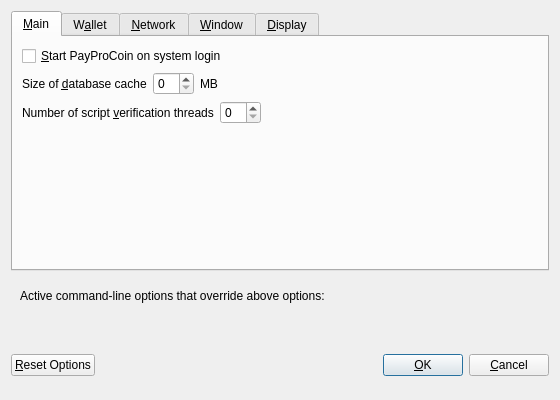
<?xml version="1.0" encoding="UTF-8"?>
<ui version="4.0">
 <class>OptionsDialog</class>
 <widget class="QDialog" name="OptionsDialog">
  <property name="geometry">
   <rect>
    <x>0</x>
    <y>0</y>
    <width>560</width>
    <height>400</height>
   </rect>
  </property>
  <property name="windowTitle">
   <string>Options</string>
  </property>
  <property name="modal">
   <bool>true</bool>
  </property>
  <layout class="QVBoxLayout" name="verticalLayout">
   <item>
    <widget class="QTabWidget" name="tabWidget">
     <property name="currentIndex">
      <number>0</number>
     </property>
     <widget class="QWidget" name="tabMain">
      <attribute name="title">
       <string>&amp;Main</string>
      </attribute>
      <layout class="QVBoxLayout" name="verticalLayout_Main">
       <item>
        <widget class="QCheckBox" name="payprocoinAtStartup">
         <property name="toolTip">
          <string>Automatically start PayProCoin after logging in to the system.</string>
         </property>
         <property name="text">
          <string>&amp;Start PayProCoin on system login</string>
         </property>
        </widget>
       </item>
       <item>
        <layout class="QHBoxLayout" name="horizontalLayout_2_Main">
         <item>
          <widget class="QLabel" name="databaseCacheLabel">
           <property name="text">
            <string>Size of &amp;database cache</string>
           </property>
           <property name="textFormat">
            <enum>Qt::PlainText</enum>
           </property>
           <property name="buddy">
            <cstring>databaseCache</cstring>
           </property>
          </widget>
         </item>
         <item>
          <widget class="QSpinBox" name="databaseCache"/>
         </item>
         <item>
          <widget class="QLabel" name="databaseCacheUnitLabel">
           <property name="text">
            <string>MB</string>
           </property>
           <property name="textFormat">
            <enum>Qt::PlainText</enum>
           </property>
          </widget>
         </item>
         <item>
          <spacer name="horizontalSpacer_2_Main">
           <property name="orientation">
            <enum>Qt::Horizontal</enum>
           </property>
           <property name="sizeHint" stdset="0">
            <size>
             <width>40</width>
             <height>20</height>
            </size>
           </property>
          </spacer>
         </item>
        </layout>
       </item>
       <item>
        <layout class="QHBoxLayout" name="horizontalLayout_3_Main">
         <item>
          <widget class="QLabel" name="threadsScriptVerifLabel">
           <property name="text">
            <string>Number of script &amp;verification threads</string>
           </property>
           <property name="textFormat">
            <enum>Qt::PlainText</enum>
           </property>
           <property name="buddy">
            <cstring>threadsScriptVerif</cstring>
           </property>
          </widget>
         </item>
         <item>
          <widget class="QSpinBox" name="threadsScriptVerif">
           <property name="toolTip">
            <string>(0 = auto, &lt;0 = leave that many cores free)</string>
           </property>
          </widget>
         </item>
         <item>
          <spacer name="horizontalSpacer_3_Main">
           <property name="orientation">
            <enum>Qt::Horizontal</enum>
           </property>
           <property name="sizeHint" stdset="0">
            <size>
             <width>40</width>
             <height>20</height>
            </size>
           </property>
          </spacer>
         </item>
        </layout>
       </item>
       <item>
        <spacer name="verticalSpacer_Main">
         <property name="orientation">
          <enum>Qt::Vertical</enum>
         </property>
         <property name="sizeHint" stdset="0">
          <size>
           <width>20</width>
           <height>40</height>
          </size>
         </property>
        </spacer>
       </item>
      </layout>
     </widget>
     <widget class="QWidget" name="tabWallet">
      <attribute name="title">
       <string>W&amp;allet</string>
      </attribute>
      <layout class="QVBoxLayout" name="verticalLayout_Wallet">
       <item>
        <widget class="QLabel" name="transactionFeeInfoLabel">
         <property name="text">
          <string>Optional transaction fee per kB that helps make sure your transactions are processed quickly. Most transactions are 1 kB.</string>
         </property>
         <property name="textFormat">
          <enum>Qt::PlainText</enum>
         </property>
         <property name="wordWrap">
          <bool>true</bool>
         </property>
        </widget>
       </item>
       <item>
        <layout class="QHBoxLayout" name="horizontalLayout_1_Wallet">
         <item>
          <widget class="QLabel" name="transactionFeeLabel">
           <property name="text">
            <string>Pay transaction &amp;fee</string>
           </property>
           <property name="textFormat">
            <enum>Qt::PlainText</enum>
           </property>
           <property name="buddy">
            <cstring>transactionFee</cstring>
           </property>
          </widget>
         </item>
         <item>
          <widget class="PayProCoinAmountField" name="transactionFee"/>
         </item>
         <item>
          <spacer name="horizontalSpacer_1_Wallet">
           <property name="orientation">
            <enum>Qt::Horizontal</enum>
           </property>
           <property name="sizeHint" stdset="0">
            <size>
             <width>40</width>
             <height>20</height>
            </size>
           </property>
          </spacer>
         </item>
        </layout>
       </item>
       <item>
        <spacer name="verticalSpacer_Wallet">
         <property name="orientation">
          <enum>Qt::Vertical</enum>
         </property>
         <property name="sizeHint" stdset="0">
          <size>
           <width>20</width>
           <height>40</height>
          </size>
         </property>
        </spacer>
       </item>
       <item>
        <widget class="QGroupBox" name="groupBox">
         <property name="title">
          <string>Expert</string>
         </property>
         <layout class="QVBoxLayout" name="verticalLayout_2">
          <item>
           <widget class="QCheckBox" name="coinControlFeatures">
            <property name="toolTip">
             <string>Whether to show coin control features or not.</string>
            </property>
            <property name="text">
             <string>Enable coin &amp;control features</string>
            </property>
           </widget>
          </item>
          <item>
           <widget class="QCheckBox" name="spendZeroConfChange">
            <property name="toolTip">
             <string>If you disable the spending of unconfirmed change, the change from a transaction cannot be used until that transaction has at least one confirmation. This also affects how your balance is computed.</string>
            </property>
            <property name="text">
             <string>&amp;Spend unconfirmed change</string>
            </property>
           </widget>
          </item>
         </layout>
        </widget>
       </item>
      </layout>
     </widget>
     <widget class="QWidget" name="tabNetwork">
      <attribute name="title">
       <string>&amp;Network</string>
      </attribute>
      <layout class="QVBoxLayout" name="verticalLayout_Network">
       <item>
        <widget class="QCheckBox" name="mapPortUpnp">
         <property name="toolTip">
          <string>Automatically open the PayProCoin client port on the router. This only works when your router supports UPnP and it is enabled.</string>
         </property>
         <property name="text">
          <string>Map port using &amp;UPnP</string>
         </property>
        </widget>
       </item>
       <item>
        <widget class="QCheckBox" name="connectSocks">
         <property name="toolTip">
          <string>Connect to the PayProCoin network through a SOCKS proxy.</string>
         </property>
         <property name="text">
          <string>&amp;Connect through SOCKS proxy (default proxy):</string>
         </property>
        </widget>
       </item>
       <item>
        <layout class="QHBoxLayout" name="horizontalLayout_1_Network">
         <item>
          <widget class="QLabel" name="proxyIpLabel">
           <property name="text">
            <string>Proxy &amp;IP:</string>
           </property>
           <property name="textFormat">
            <enum>Qt::PlainText</enum>
           </property>
           <property name="buddy">
            <cstring>proxyIp</cstring>
           </property>
          </widget>
         </item>
         <item>
          <widget class="QValidatedLineEdit" name="proxyIp">
           <property name="minimumSize">
            <size>
             <width>140</width>
             <height>0</height>
            </size>
           </property>
           <property name="maximumSize">
            <size>
             <width>140</width>
             <height>16777215</height>
            </size>
           </property>
           <property name="toolTip">
            <string>IP address of the proxy (e.g. IPv4: 127.0.0.1 / IPv6: ::1)</string>
           </property>
          </widget>
         </item>
         <item>
          <widget class="QLabel" name="proxyPortLabel">
           <property name="text">
            <string>&amp;Port:</string>
           </property>
           <property name="textFormat">
            <enum>Qt::PlainText</enum>
           </property>
           <property name="buddy">
            <cstring>proxyPort</cstring>
           </property>
          </widget>
         </item>
         <item>
          <widget class="QLineEdit" name="proxyPort">
           <property name="minimumSize">
            <size>
             <width>55</width>
             <height>0</height>
            </size>
           </property>
           <property name="maximumSize">
            <size>
             <width>55</width>
             <height>16777215</height>
            </size>
           </property>
           <property name="toolTip">
            <string>Port of the proxy (e.g. 9050)</string>
           </property>
          </widget>
         </item>
         <item>
          <widget class="QLabel" name="socksVersionLabel">
           <property name="text">
            <string>SOCKS &amp;Version:</string>
           </property>
           <property name="textFormat">
            <enum>Qt::PlainText</enum>
           </property>
           <property name="buddy">
            <cstring>socksVersion</cstring>
           </property>
          </widget>
         </item>
         <item>
          <widget class="QValueComboBox" name="socksVersion">
           <property name="toolTip">
            <string>SOCKS version of the proxy (e.g. 5)</string>
           </property>
          </widget>
         </item>
         <item>
          <spacer name="horizontalSpacer_1_Network">
           <property name="orientation">
            <enum>Qt::Horizontal</enum>
           </property>
           <property name="sizeHint" stdset="0">
            <size>
             <width>40</width>
             <height>20</height>
            </size>
           </property>
          </spacer>
         </item>
        </layout>
       </item>
       <item>
        <spacer name="verticalSpacer_Network">
         <property name="orientation">
          <enum>Qt::Vertical</enum>
         </property>
         <property name="sizeHint" stdset="0">
          <size>
           <width>20</width>
           <height>40</height>
          </size>
         </property>
        </spacer>
       </item>
      </layout>
     </widget>
     <widget class="QWidget" name="tabWindow">
      <attribute name="title">
       <string>&amp;Window</string>
      </attribute>
      <layout class="QVBoxLayout" name="verticalLayout_Window">
       <item>
        <widget class="QCheckBox" name="minimizeToTray">
         <property name="toolTip">
          <string>Show only a tray icon after minimizing the window.</string>
         </property>
         <property name="text">
          <string>&amp;Minimize to the tray instead of the taskbar</string>
         </property>
        </widget>
       </item>
       <item>
        <widget class="QCheckBox" name="minimizeOnClose">
         <property name="toolTip">
          <string>Minimize instead of exit the application when the window is closed. When this option is enabled, the application will be closed only after selecting Quit in the menu.</string>
         </property>
         <property name="text">
          <string>M&amp;inimize on close</string>
         </property>
        </widget>
       </item>
       <item>
        <spacer name="verticalSpacer_Window">
         <property name="orientation">
          <enum>Qt::Vertical</enum>
         </property>
         <property name="sizeHint" stdset="0">
          <size>
           <width>20</width>
           <height>40</height>
          </size>
         </property>
        </spacer>
       </item>
      </layout>
     </widget>
     <widget class="QWidget" name="tabDisplay">
      <attribute name="title">
       <string>&amp;Display</string>
      </attribute>
      <layout class="QVBoxLayout" name="verticalLayout_Display">
       <item>
        <layout class="QHBoxLayout" name="horizontalLayout_1_Display">
         <item>
          <widget class="QLabel" name="langLabel">
           <property name="text">
            <string>User Interface &amp;language:</string>
           </property>
           <property name="textFormat">
            <enum>Qt::PlainText</enum>
           </property>
           <property name="buddy">
            <cstring>lang</cstring>
           </property>
          </widget>
         </item>
         <item>
          <widget class="QValueComboBox" name="lang">
           <property name="toolTip">
            <string>The user interface language can be set here. This setting will take effect after restarting PayProCoin.</string>
           </property>
          </widget>
         </item>
        </layout>
       </item>
       <item>
        <layout class="QHBoxLayout" name="horizontalLayout_2_Display">
         <item>
          <widget class="QLabel" name="unitLabel">
           <property name="text">
            <string>&amp;Unit to show amounts in:</string>
           </property>
           <property name="textFormat">
            <enum>Qt::PlainText</enum>
           </property>
           <property name="buddy">
            <cstring>unit</cstring>
           </property>
          </widget>
         </item>
         <item>
          <widget class="QValueComboBox" name="unit">
           <property name="toolTip">
            <string>Choose the default subdivision unit to show in the interface and when sending coins.</string>
           </property>
          </widget>
         </item>
        </layout>
       </item>
       <item>
        <widget class="QCheckBox" name="displayAddresses">
         <property name="toolTip">
          <string>Whether to show PayProCoin addresses in the transaction list or not.</string>
         </property>
         <property name="text">
          <string>&amp;Display addresses in transaction list</string>
         </property>
        </widget>
       </item>
       <item>
        <layout class="QHBoxLayout" name="horizontalLayout_3_Display">
         <item>
          <widget class="QLabel" name="thirdPartyTxUrlsLabel">
           <property name="toolTip">
            <string>Third party URLs (e.g. a block explorer) that appear in the transactions tab as context menu items. %s in the URL is replaced by transaction hash. Multiple URLs are separated by vertical bar |.</string>
           </property>
           <property name="text">
            <string>Third party transaction URLs</string>
           </property>
           <property name="buddy">
            <cstring>thirdPartyTxUrls</cstring>
           </property>
          </widget>
         </item>
         <item>
          <widget class="QLineEdit" name="thirdPartyTxUrls">
           <property name="toolTip">
            <string>Third party URLs (e.g. a block explorer) that appear in the transactions tab as context menu items. %s in the URL is replaced by transaction hash. Multiple URLs are separated by vertical bar |.</string>
           </property>
          </widget>
         </item>
        </layout>
       </item>
       <item>
        <spacer name="verticalSpacer_Display">
         <property name="orientation">
          <enum>Qt::Vertical</enum>
         </property>
         <property name="sizeHint" stdset="0">
          <size>
           <width>20</width>
           <height>40</height>
          </size>
         </property>
        </spacer>
       </item>
      </layout>
     </widget>
    </widget>
   </item>
   <item>
    <widget class="QFrame" name="frame">
     <layout class="QVBoxLayout" name="verticalLayout_Bottom">
      <item>
       <layout class="QHBoxLayout" name="horizontalLayout_Bottom">
        <item>
         <widget class="QLabel" name="overriddenByCommandLineInfoLabel">
          <property name="text">
           <string>Active command-line options that override above options:</string>
          </property>
          <property name="textFormat">
           <enum>Qt::PlainText</enum>
          </property>
         </widget>
        </item>
        <item>
         <spacer name="horizontalSpacer_Bottom">
          <property name="orientation">
           <enum>Qt::Horizontal</enum>
          </property>
          <property name="sizeHint" stdset="0">
           <size>
            <width>40</width>
            <height>20</height>
           </size>
          </property>
         </spacer>
        </item>
       </layout>
      </item>
      <item>
       <widget class="QLabel" name="overriddenByCommandLineLabel">
        <property name="text">
         <string/>
        </property>
        <property name="textFormat">
         <enum>Qt::PlainText</enum>
        </property>
        <property name="wordWrap">
         <bool>true</bool>
        </property>
       </widget>
      </item>
     </layout>
    </widget>
   </item>
   <item>
    <layout class="QHBoxLayout" name="horizontalLayout_Buttons">
     <item>
      <widget class="QPushButton" name="resetButton">
       <property name="toolTip">
        <string>Reset all client options to default.</string>
       </property>
       <property name="text">
        <string>&amp;Reset Options</string>
       </property>
       <property name="autoDefault">
        <bool>false</bool>
       </property>
      </widget>
     </item>
     <item>
      <spacer name="horizontalSpacer_1">
       <property name="orientation">
        <enum>Qt::Horizontal</enum>
       </property>
       <property name="sizeHint" stdset="0">
        <size>
         <width>40</width>
         <height>48</height>
        </size>
       </property>
      </spacer>
     </item>
     <item>
      <widget class="QLabel" name="statusLabel">
       <property name="minimumSize">
        <size>
         <width>200</width>
         <height>0</height>
        </size>
       </property>
       <property name="font">
        <font>
         <weight>75</weight>
         <bold>true</bold>
        </font>
       </property>
       <property name="text">
        <string/>
       </property>
       <property name="textFormat">
        <enum>Qt::PlainText</enum>
       </property>
       <property name="wordWrap">
        <bool>true</bool>
       </property>
      </widget>
     </item>
     <item>
      <spacer name="horizontalSpacer_2">
       <property name="orientation">
        <enum>Qt::Horizontal</enum>
       </property>
       <property name="sizeHint" stdset="0">
        <size>
         <width>40</width>
         <height>48</height>
        </size>
       </property>
      </spacer>
     </item>
     <item>
      <widget class="QPushButton" name="okButton">
       <property name="text">
        <string>&amp;OK</string>
       </property>
      </widget>
     </item>
     <item>
      <widget class="QPushButton" name="cancelButton">
       <property name="text">
        <string>&amp;Cancel</string>
       </property>
       <property name="autoDefault">
        <bool>false</bool>
       </property>
      </widget>
     </item>
    </layout>
   </item>
  </layout>
 </widget>
 <customwidgets>
  <customwidget>
   <class>PayProCoinAmountField</class>
   <extends>QLineEdit</extends>
   <header>payprocoinamountfield.h</header>
   <container>1</container>
  </customwidget>
  <customwidget>
   <class>QValidatedLineEdit</class>
   <extends>QLineEdit</extends>
   <header>qvalidatedlineedit.h</header>
  </customwidget>
  <customwidget>
   <class>QValueComboBox</class>
   <extends>QComboBox</extends>
   <header>qvaluecombobox.h</header>
  </customwidget>
 </customwidgets>
 <resources/>
 <connections/>
</ui>
